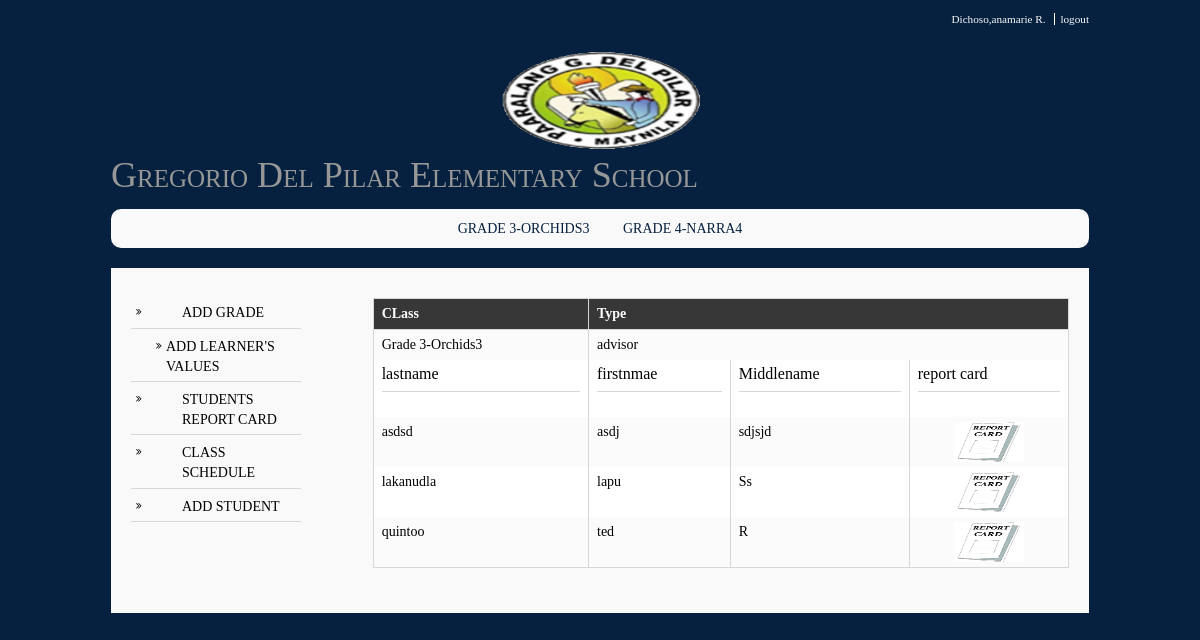
Screenshot of /report.php?g=Grade 3-Orchids3 &t=advisor (signed in) with the database file from the repository.
### tables this page shows
CREATE TABLE `studentinfo` (
  `studno` varchar(50) NOT NULL,
  `lname` varchar(50) NOT NULL,
  `fname` varchar(50) NOT NULL,
  `mname` varchar(255) NOT NULL,
  `suffix` varchar(255) NOT NULL,
  `bdate` date NOT NULL,
  `age` varchar(255) NOT NULL,
  `gender` varchar(50) NOT NULL,
  `address` varchar(50) NOT NULL,
  `fathername` varchar(50) NOT NULL,
  `mothername` varchar(50) NOT NULL,
  `b_certificate` varchar(20) NOT NULL
);

### report.php (the view, shortened to what this page needs)
<?php
require "required_files.php";
require_once ("functions/functions.php");
 $g_level = $_GET['g'];
 $t_type= $_GET['t'];
 if ($t_type !== 'advisor') {
    echo '<script>
    alert("ACCESS DENIED! For Advisers only!")
     window.location.href = "teachers_home.php?" </script>';
 }else{
 $teachers_id = $_SESSION["teachers_id"];
$query = "SELECT distinct glevel_section,type_of_teacher FROM teachers_class where teachers_id LIKE '%$teachers_id%' ";
           $result = mysqli_query($connect, $query);
                  $find_student="SELECT DISTINCT  SI.studno, SI.lname, SI.fname, SI.mname,SR.school_year
                            FROM studentinfo SI, student_record SR, teachers_class TC
                            WHERE SI.studno = SR.studno
                            AND   TC.glevel_section = (SELECT DISTINCT CONCAT(SR.grade_level, '-', SR.section) FROM student_record)
                            AND   TC.teachers_id LIKE '%$teachers_id%'
                          AND TC.glevel_section LIKE '%$g_level%'
                           AND TC.glevel_section LIKE '%$g_level%'
                           AND SR.school_year = TC.school_year
                           ORDER by SI.lname ASC  ";
           $student_result = mysqli_query($connect, $find_student);
?>
<!DOCTYPE html>
  <html>
 <head>
 <link rel="stylesheet" type="text/css" href="js/bootstrap.css">
<div class='wrapper row0'>
 <div id='topbar' class='clear'>
<nav>
 <ul>
   <li><a href="teacher_acc.php"><?php echo $_SESSION['lname'].',',$_SESSION['fname'].' ', $_SESSION['mname'];?></a></li>
<li><a href='logout2.php'>logout</a></li>
 </nav>
 </div>
</div>
<?php
 echo layout();
?>
<div class="wrapper row2">
  <div class="rounded">
    <nav id="mainav" class="clear">
          <ul >
                  <?php  while ($row= mysqli_fetch_assoc($result)){ ?>
                  <li><a href="class_handled.php?g=<?php echo $_SESSION['glevel_section'];?>&t=<?php echo $_SESSION['t_type'];?>"><?php echo $_SESSION['glevel_section'];  ?></a></li>
                 <?php } ?>
                </ul>
          </div>
  </div>
</div>
<div class="wrapper row3">
  <div class="rounded">
    <main class="container clear">
 <div class="sidebar one_quarter first">
          <nav class="sdb_holder">
          <ul>
          <li><a href="class.php?g=<?php echo $g_level;?>&t=<?php echo $t_type;?>">ADD GRADE
          </a></li>
          <ul>
          <li><a href="report_card_learners_values.php?g=<?php echo $g_level;?>&t=<?php echo $t_type;?>">ADD LEARNER'S VALUES
          </a></li>
          </ul>
          <li><a href="report.php?g=<?php echo $g_level;?>&t=<?php echo $t_type;?>">STUDENTS REPORT CARD
          </a></li>
            <li><a href="class_sched.php?g=<?php echo $g_level;?>&t=<?php echo $t_type;?>">CLASS SCHEDULE</a></li>
           <li><a href="verify2.php?g=<?php echo $g_level;?>&t=<?php echo $t_type;?>">ADD STUDENT</a></li>
          </ul>
          </nav>
          </div>
                              <div id="content" class="three_quarter">
                 <div id="class">
                  <form>
                 <table>
                  <tr><th>CLass</th><th colspan="3">Type</th></tr>
                  <tr>
                   <td><?php echo $g_level; ?></td>
                 <td colspan="3"><?php echo $t_type;?></td>
                 </tr>
                  <tr><td><h3> lastname </h3></td><td><h3> firstnmae </h3></td><td><h3> Middlename </h3></td>
                  <td><h3> report card  </h3></td></tr>
                  <?php  while ($row= mysqli_fetch_array($student_result, MYSQLI_ASSOC)){?>
                  <tr>
                 <?php
                    $lname =$row['lname'];
                    $fname =$row['fname'];
                    $mname =$row['mname'];?>
                  <td> <?php echo $row['lname']; ?> </td>
                  <td> <?php echo $row['fname']; ?> </td>
                  <td> <?php echo $row['mname']; ?> </td>
                   <td><a href="report_card.php?l=<?php echo $lname." ".$fname." ".$mname; ?>&id=<?php echo $row['studno'];?>&t=<?php echo $t_type;?>&g=<?php echo $g_level;?>&sy=<?php echo $row['school_year'];?>"><center><img src="images/reportcard.png" style="width: 70px; height: 40px;" ></center></a> </td>
                  </tr>
                  <?php }?>
                  </table>
                  </form>
                  </div>
                   </div>
    </main>
  </div>
  </div>
      </body>
 </html>
<?php }?>

### layout/styles/layout.css (style rules this page uses)
#topbar { padding:10px 0 0 0; text-align:right; font-size:.8em; }
#topbar li { display:inline; margin-right:3px; padding-right:8px; border-right:1px solid; }
#topbar li:last-child { margin-right:0; padding-right:0; border:none; }
.container { padding:20px 10px; }
.container h1, .container h2, .container h3, .container h4, .container h5, .container h6, .container .heading { padding-bottom:8px; border-bottom:1px solid; }
.sidebar .sdb_holder { margin-bottom:50px; }
.sidebar .sdb_holder:last-child { margin-bottom:0; }
nav ul, nav ol { margin:0; padding:0; list-style:none; }
#mainav .drop::after, #mainav li li .drop::after, #breadcrumb li a::after, .sidebar nav a::after { position:absolute; font-family:"FontAwesome"; font-size:10px; line-height:10px; }
#mainav { text-align:center; text-transform:uppercase; }
#mainav li { display:inline-block; position:relative; margin:0 30px 0 0; padding:0; }
#mainav li:last-child { margin-right:0; }
#mainav li a { display:block; padding:0; }
.sidebar nav { display:block; width:80%; }
.sidebar nav li { margin:0 0 3px 0; padding:0; }
.sidebar nav a { display:block; position:relative; margin:0; padding:5px 10px 5px 51px; text-decoration:none; border:solid; border-width:0 0 1px 0; }
.sidebar nav a::after { top:9px; left:5px; content:"\f101"; }
.sidebar nav ul ul a { padding-left:35px; }
.sidebar nav ul ul a::after { left:25px; }
table, th, td { border:1px solid; border-collapse:collapse; vertical-align:top; box-sizing:border-box; }
table, th { table-layout:auto; }
table { width:100%; margin-bottom:15px; }
th, td { padding:5px 8px; }
td { border-width:0 1px; }
.rounded, input, button, textarea, #header input, #footer input, #slide-wrapper figcaption, .avatar, #comments li, .faico a, #twitter, .pagination a, .pagination strong { border-radius:10px; }
body { color:#F9F9F9; background-color:#06213F; }
a { color:#55ABDA; }
.rounded { background-color:#F9F9F9; }
.row0, .row0 a { color:#F9F9F9; background-color:#06213F; }
.row1 a { color:#F9F9F9; background-color:inherit; }
.row2, .row2 a { color:#06213F; background-color:inherit; }
.row3 { color:black; background-color:#F9F9F9; }
#topbar li { border-color:#FFFFFF; }
.container h1, .container h2, .container h3, .container h4, .container h5, .container h6, .container .heading { border-color:#D7D7D7; }
#mainav li a { color:inherit; }
.container .sidebar nav a { color:inherit; border-color:#D7D7D7; }
table, th, td, #comments .avatar, #comments input, #comments textarea { border-color:#D7D7D7; }
th { color:#FFFFFF; background-color:#373737; }
tr, #comments li, #comments input[type="submit"], #comments input[type="reset"] { background-color:#FBFBFB; }
tr:nth-child(odd), #comments li:nth-child(odd) { color:inherit; background-color:#FFFFFF; }
table a, #comments a { background-color:inherit; }
@media screen and (min-width:978px) { .wrapper { max-width:978px; } }

### layout/styles/framework.css (style rules this page uses)
html { overflow-y:scroll; }
body { margin:0; padding:0; font-size:14px; line-height:1.4em; }
.clear, .group { display:block; }
.clear::before, .clear::after, .group::before, .group::after { display:table; content:""; }
.clear, .clear::after, .group, .group::after { clear:both; }
a { outline:none; text-decoration:none; }
img { width:auto; max-width:100%; height:auto; margin:0; padding:0; border:none; line-height:normal; vertical-align:middle; box-sizing:border-box; }
body, h1, h2, h3, h4, h5, h6, .heading { font-family:Georgia, "Times New Roman", Times, serif; }
form, fieldset, legend { margin:0; padding:0; border:none; }
h1, h2, h3, h4, h5, h6, .heading { display:block; margin:0 0 20px 0; font-size:16px; line-height:normal; font-weight:normal; font-style:normal; }
.wrapper { display:block; margin:0 auto 20px; text-align:left; word-wrap:break-word; }
.rounded, #topbar, #header, #mainav, #slider, .container, #footer, #copyright { display:block; width:100%; box-sizing:border-box; }
.rounded { margin:0; padding:10px; }
address, article, aside, figcaption, figure, footer, header, main, nav, section { display:block; margin:0; padding:0; }
.one_half, .one_third, .two_third, .one_quarter, .two_quarter, .three_quarter { display:inline-block; float:left; margin:0 0 0 3.06748466257669%; list-style:none; box-sizing:border-box; }
.first { margin-left:0; clear:left; }
.one_quarter { width:22.69938650306748%; }
.three_quarter { width:74.23312883435584%; }

### rows the page displays
studentinfo: lname "asdsd", fname "asdj", mname "sdjsjd"
studentinfo: lname "lakanudla", fname "lapu", mname "Ss"
studentinfo: lname "quintoo", fname "ted", mname "R"

### other values shown
$_SESSION['lname'] "Dichoso"
$_SESSION['fname'] "anamarie"
$_SESSION['mname'] "R."
$_SESSION['glevel_section'] "GRADE 3-ORCHIDS3"
$_SESSION['glevel_section'] "GRADE 4-NARRA4"
$g_level "Grade 3-Orchids3"
$t_type "advisor"
